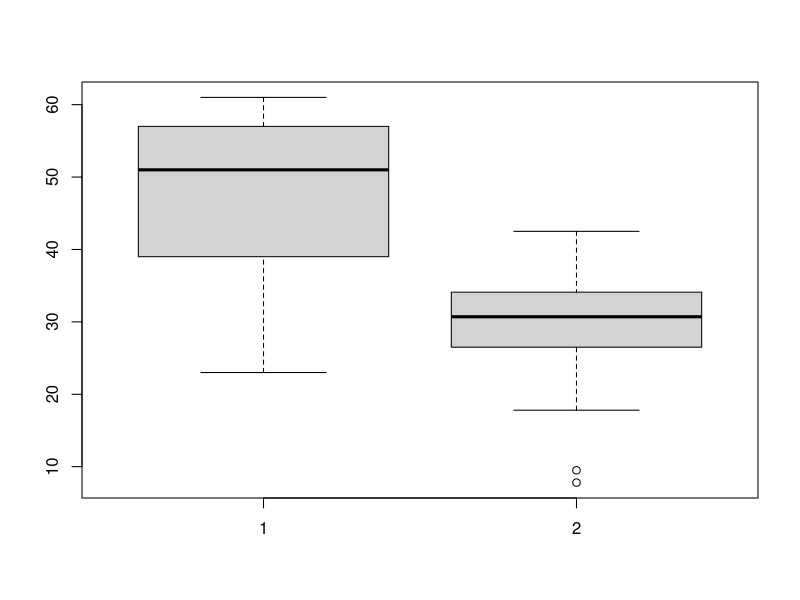
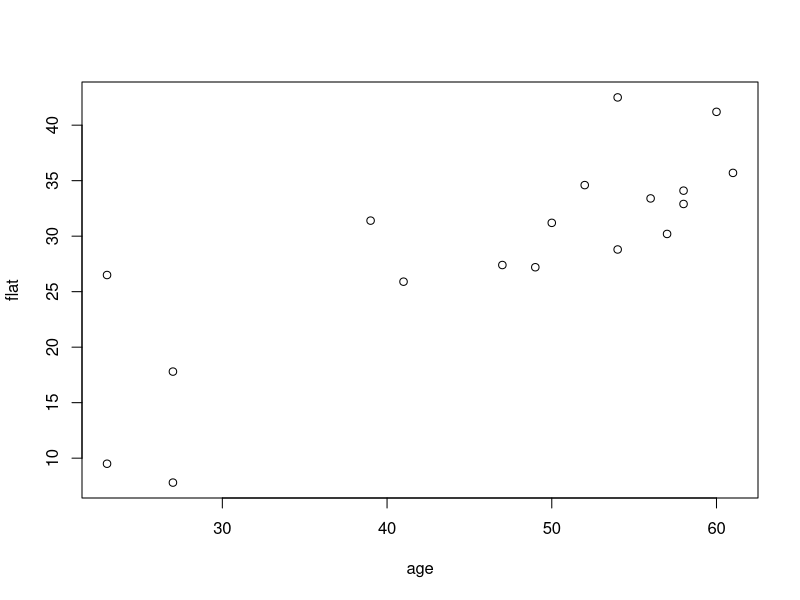

Generate these figures, in order, with R:
age<-c(23,23,27,27,39,41,47,49,50,52,54,54,56,57,58,58,60,61)
flat<-c(9.5,26.5,7.8,17.8,31.4,25.9,27.4,27.2,31.2,34.6,42.5,28.8,33.4,30.2,34.1,32.9,41.2,35.7)
df<-data.frame(age,flat)
mean(age)
mean(flat)
median(age)
median(flat)
sd(age)
sd(flat)
boxplot(age,flat)
plot(age,flat)